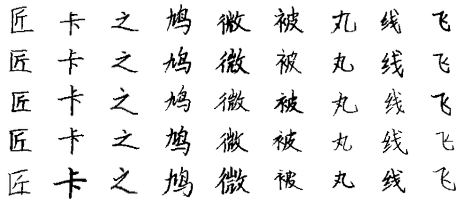
#> input picture Paper_IMG/Dataset_example.png, 465 x 200 px
$ python -i Image_preprocessing.py   (imports and definitions only)
#> lines starting #> are read from the running program, lines starting #| are printed output that depends on the picture
"""
Chinese Character Quality Assessment - Image Preprocessing Step
Processing steps: Bilateral filtering → Manual weighted grayscale → Global threshold binarization
Dependencies: OpenCV 4.x, NumPy
"""

import cv2
import numpy as np
import os

def preprocess_character_image(input_path, output_path,
                              bilateral_d=40, bilateral_sigma_color=75, bilateral_sigma_space=75,
                              threshold=150):
    """
    Standardized preprocessing pipeline for Chinese character images

    Parameters:
        input_path: Path to input image (str)
        output_path: Path to save processed image (str)
        bilateral_d: Bilateral filter diameter (int, default=40)
        bilateral_sigma_color: Color space sigma (int, default=75)
        bilateral_sigma_space: Spatial space sigma (int, default=75)
        threshold: Binarization threshold (0-255, default=150)

    Returns:
        None (Saves processed image directly to output path)

    Raises:
        ValueError: Invalid input path or image read failure
        RuntimeError: Image processing error
    """
#> called with input_path = 'Paper_IMG/Dataset_example.png', output_path = 'out.png', bilateral_d = 40, bilateral_sigma_color = 75, bilateral_sigma_space = 75, threshold = 150
    # Validate input path
    if not os.path.exists(input_path):
        raise ValueError(f"Input path missing: {input_path}")

    # Read image with OpenCV
    original_img = cv2.imread(input_path)
#> original_img is the input picture: shape (200, 465, 3); min 0, max 255, mean 235.6
    if original_img is None:
        raise ValueError(f"Image read failed: {input_path}")

    try:
        # Step 1: Bilateral Filtering (original parameters)
        filtered = cv2.bilateralFilter(
            original_img,
            d=bilateral_d,
            sigmaColor=bilateral_sigma_color,
            sigmaSpace=bilateral_sigma_space
        )

        # Step 2: Averaged-weighted Grayscale Conversion
        height, width = filtered.shape[:2]
#> height = 200; width = 465
        gray_3channel = np.zeros((height, width, 3), dtype=np.uint8)

        # Pixel-wise weighted calculation (BGR format)
        for i in range(height):
            for j in range(width):
                B, G, R = filtered[i, j]
                gray_val = 0.114*B + 0.587*G + 0.299*R  # Standard coefficients
                gray_3channel[i, j] = [gray_val]*3

        # Step 3: Binarization with Threshold
        # Convert to single-channel using max value (redundant but preserves original logic)
        gray_single = cv2.cvtColor(gray_3channel, cv2.COLOR_BGR2GRAY)
        _, binary = cv2.threshold(gray_single, threshold, 255, cv2.THRESH_BINARY)
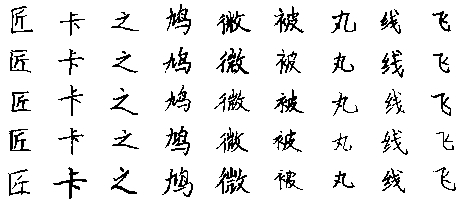
#> binary: shape (200, 465); 91.8% white; black in thin lines or dots

        # Ensure output directory exists
        os.makedirs(os.path.dirname(output_path), exist_ok=True)

        # Save final binary image
        cv2.imwrite(output_path, binary)

    except Exception as e:
        raise RuntimeError(f"Processing error: {str(e)}")

>>> result = preprocess_character_image('Paper_IMG/Dataset_example.png', 'out.png')
